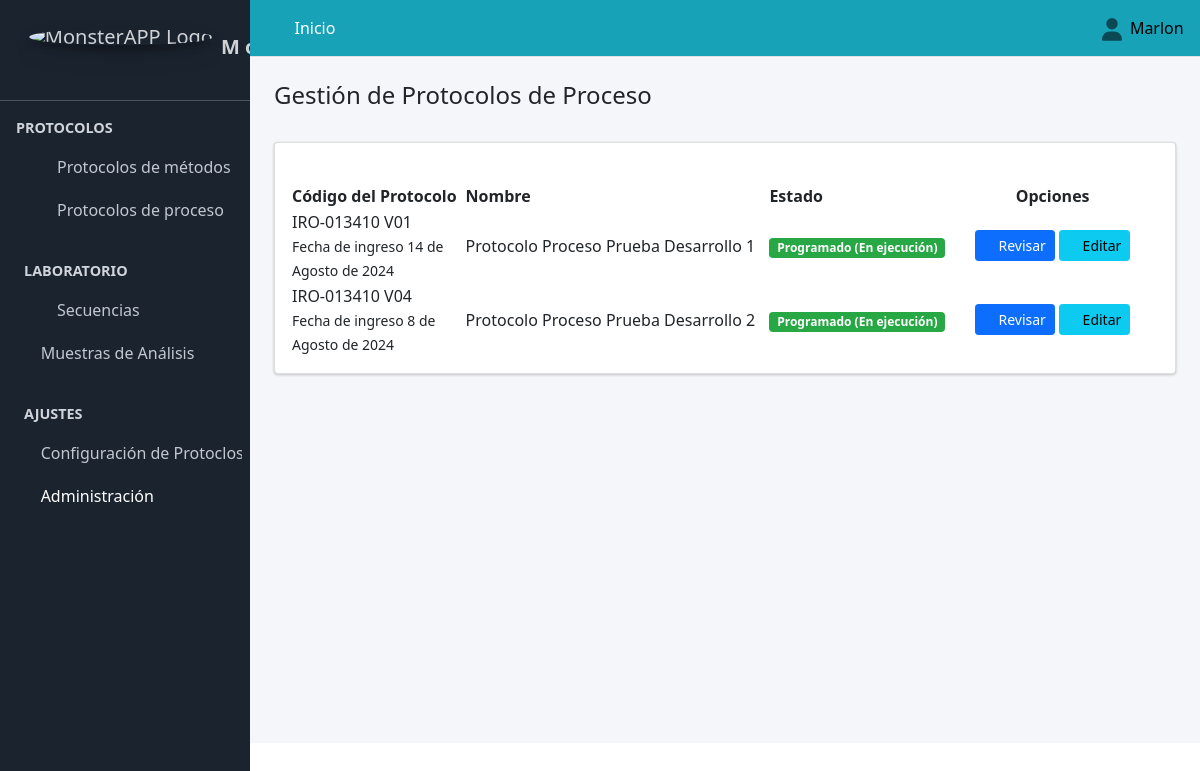
/protocolo_proceso/ (signed in), run on an earlier commit of the app's database.
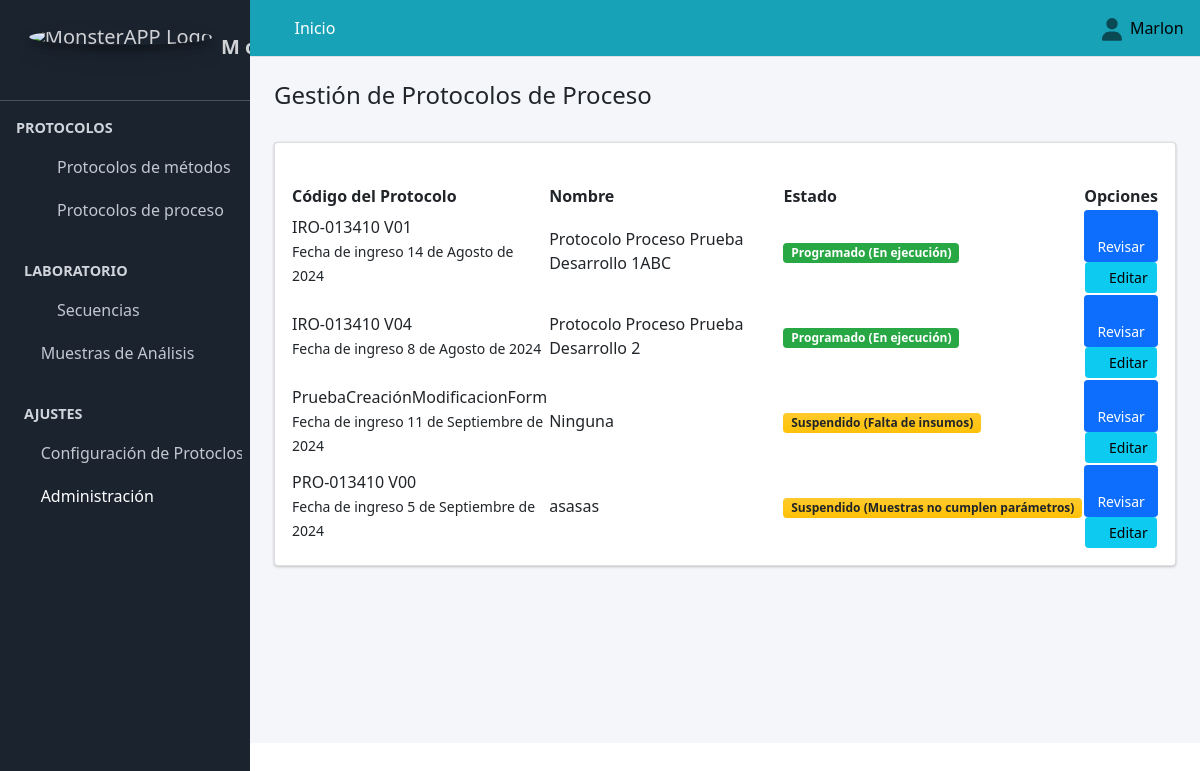
And on a later commit of the database.
### Aplicaciones/Protocolo_Muestras/models.py (models this page shows, shortened)
class Proceso(models.Model):
     fecha_ingreso=models.DateField(verbose_name="Fecha de Registro", null=True, blank=False, help_text=u"AAAA/MM/DD")
     codigo=models.CharField(max_length=90, verbose_name="Código Protocolo", null=True, blank=False, unique=True)
     nombre=models.CharField(max_length=250, verbose_name="Título_del_Protocolo",  null=True, blank=False, unique=True)
     ensayos=models.ManyToManyField(to=Ensayo, blank=False)
     celda=models.ForeignKey(to=Celda, on_delete=models.CASCADE, verbose_name="Celda", null=True, blank=False)
     muestras=models.ManyToManyField(Muestras_y_Placebos, blank=False)
     metodologia=models.ForeignKey(Metodologia, on_delete=models.CASCADE, verbose_name="metodologia", null=True, blank=False,  max_length=90)
     Insumos_del_Proceso=models.ManyToManyField(to=ViabilidadProceso)
     cliente=models.ForeignKey(to=Cliente, on_delete=models.CASCADE, verbose_name="Cliente", null=True, blank=False)
     metodo=models.ForeignKey(to=Metodo, on_delete=models.CASCADE, verbose_name="Metodo de referencia", null=True, blank=False)
     estado_del_proceso=models.ForeignKey(to=EstadoProtocolo, on_delete=models.CASCADE, verbose_name="Estado del proceso", null=True, blank=False)
     class Condicion(models.TextChoices):
        ACTIVO = "Activo", "ACTIVO"
        PASIVO = "Pasivo", "PASIVO"
     condicion=models.CharField(max_length=90, choices=Condicion.choices, default=Condicion.ACTIVO, verbose_name="Condicion")
     observaciones=models.CharField(max_length=250, verbose_name="Observaciones",  null=True, blank=False)
     fecha_final=models.DateField(verbose_name="Fecha de Finalización", null=True, blank=True,default=datetime.datetime.now)

### Aplicaciones/Protocolo_Metodos/models.py (models this page shows)
class EstadoProtocolo(models.Model):
    estado_protocolos=models.CharField(verbose_name="Estado Protocolos", max_length=90)
    estado_motivo=models.CharField(verbose_name="Motivo del estado", max_length=90, blank=True, null=False, unique=True)
    class Condicion(models.TextChoices):
        ACTIVO = "Activo", "ACTIVO"
        PASIVO = "Pasivo", "PASIVO"
    condicion=models.CharField(max_length=90, choices=Condicion.choices, default=Condicion.ACTIVO, verbose_name="Condicion")
    def estado_protocolo(self):
        return "{} {}".format(self.estado_protocolos, self.estado_motivo)
    def __str__(self):
        return str(self.estado_protocolo())

### Aplicaciones/Protocolo_Muestras/views.py (the view)
# urls.py: path("protocolo_proceso/",views.protocolo_proceso, name="protocolo_proceso"),
@login_required
def protocolo_proceso(request):
    titulo = "Protocolo de Métodos"
    protocolo_proceso=Proceso.objects.all()
    context = {
        "titulo": titulo,
        "protocolo_proceso": protocolo_proceso,
    }
    return render(request, "protocolo_proceso/protocolo_proceso.html", context)

### SISTEMA_ANALITICO/templates/protocolo_proceso/protocolo_proceso.html (shortened to what this page needs)
{% extends "partial/body.html" %}
{% block contenido %}
<link href="https://unpkg.com/gijgo@1.9.14/css/gijgo.min.css" rel="stylesheet" type="text/css" />
<div class="container-fluid">
  <div class="pagetitle"><br>
    <h4 class="">Gestión de Protocolos de Proceso</h4><br>
  </div>
  <div class="card">
    <div class="container-fluid">
        <div class="row">
          <div class="col-md-6"> <br>
              </div>
              <div class="col-md-6">
                <br>
          </div>
          </div>
    </div>
      <div class="card-body table-responsive">
        <table id="example3" class="display" style="width:100%">
          <thead class="">
            <tr>
            <th style="width: 20%">
            Código del Protocolo
            </th>
            <th style="width: 35%">
            Nombre
            </th>
              <th style="width: 8%" class="text-left">
            Estado
            </th>
            <th class="all text-center">
              Opciones
            </th>
            </tr>
            </thead>
            <tbody id="myTable">
              {% for p in protocolo_proceso %}
              {% if p.condicion == "Activo" and p.estado_del_proceso.id != 7  %}
              <tr>
            <td>
            <a>
            {{p.codigo}}
            </a>
            <br>
            <small>
            Fecha de ingreso {{p.fecha_ingreso}}
            </small>
            </td>
            <td>
              {{p.nombre}}
            </td>
            <td class="project-state">
            {% if p.estado_del_proceso.id == 2 or p.estado_del_proceso.id == 3 or p.estado_del_proceso.id == 4 %}
            <span class="badge bg-gradient-warning text-body" >{{p.estado_del_proceso}}</span>
            {% endif %}
            {% if p.estado_del_proceso.id == 1 %}
            <span class="badge badge-success">{{p.estado_del_proceso}}</span>
            {% endif %}
            </td>
            <td class="all text-center">
            <a class="btn btn-primary btn-sm" href="{% url 'revisar_protocolo_proceso' p.id %}">
            <i class="fas fa-folder">
            </i> Revisar
            </a>
            {% if perms.auth.view_user %}
            <a class="btn btn-info btn-sm" href= "/editar_protocolo_proceso/{{p.pk}}">
            <i class="fas fa-pencil-alt">
            </i> Editar
            </a>
            {% endif %}
            </td>
            </tr>
             {% endif %}
            {% endfor %}
            </tbody>
        </table>
        <link href="https://cdn.datatables.net/v/dt/jq-3.7.0/dt-2.0.3/b-3.0.1/b-html5-3.0.1/date-1.5.2/sl-2.0.0/datatables.min.css" rel="stylesheet">
        </div>
      </div>
    </div>
</div>
<link href="https://cdn.datatables.net/v/dt/jq-3.7.0/dt-2.0.3/b-3.0.1/b-html5-3.0.1/date-1.5.2/sl-2.0.0/datatables.min.css" rel="stylesheet">
{% endblock contenido %}

What changed in the data, as far as the page shows it:
changed Proceso "IRO-013410 V01": nombre "Protocolo Proceso Prueba Desarrollo 1" → "Protocolo Proceso Prueba Desarrollo 1ABC"
added Proceso: codigo "PruebaCreaciónModificacionForm", fecha_ingreso "11 de Septiembre de 2024", nombre "Ninguna", estado_del_proceso "Suspendido (Falta de insumos)"
added Proceso: codigo "PRO-013410 V00", fecha_ingreso "5 de Septiembre de 2024", nombre "asasas", estado_del_proceso "Suspendido (Muestras no cumplen parámetros)"
